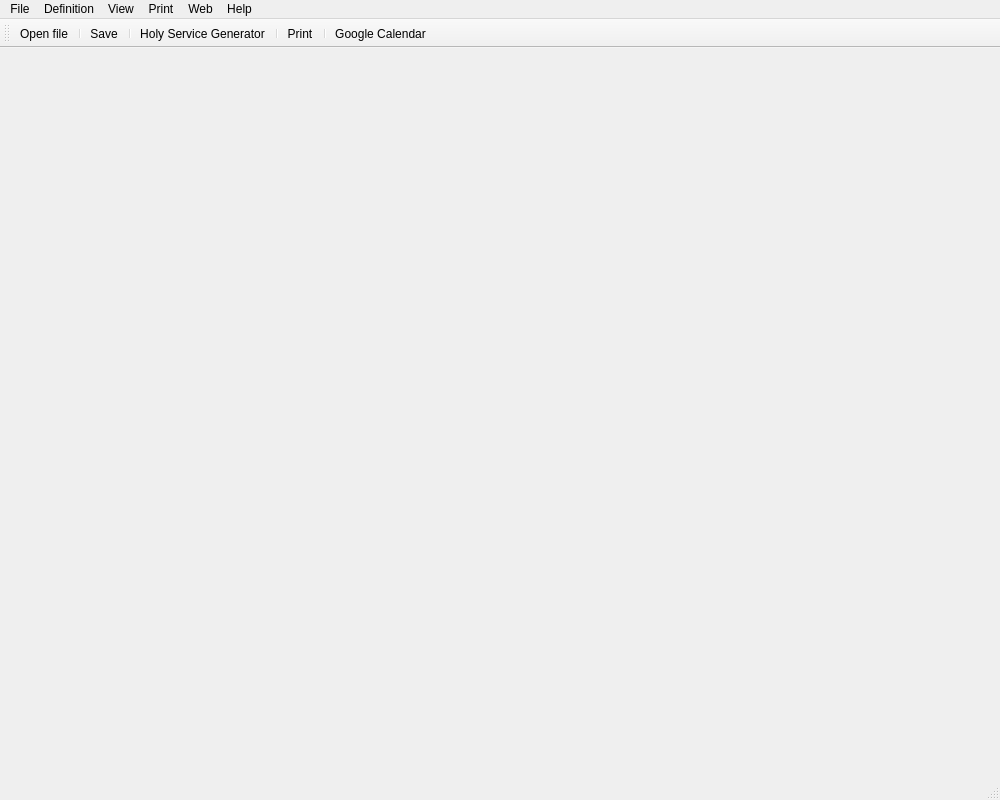
<?xml version="1.0" encoding="UTF-8"?>
<ui version="4.0">
 <author>Jan 'Kovis' Struhar</author>
 <class>HolyServicesMF</class>
 <widget class="QMainWindow" name="HolyServicesMF">
  <property name="geometry">
   <rect>
    <x>0</x>
    <y>0</y>
    <width>1000</width>
    <height>800</height>
   </rect>
  </property>
  <property name="windowTitle">
   <string>Holy Services</string>
  </property>
  <widget class="QWidget" name="centralwidget"/>
  <widget class="QMenuBar" name="menubar">
   <property name="geometry">
    <rect>
     <x>0</x>
     <y>0</y>
     <width>1000</width>
     <height>20</height>
    </rect>
   </property>
   <widget class="QMenu" name="menuHoly_service">
    <property name="title">
     <string>Definition</string>
    </property>
    <widget class="QMenu" name="menuService_assignment_criteria">
     <property name="title">
      <string>Service assignment criteria</string>
     </property>
     <addaction name="actionClient_assigned"/>
     <addaction name="actionIntention_is_filled"/>
    </widget>
    <addaction name="actionClients"/>
    <addaction name="actionPriests"/>
    <addaction name="actionChurches"/>
    <addaction name="actionChurch_Detail_Settings"/>
    <addaction name="actionHolidays"/>
    <addaction name="separator"/>
    <addaction name="menuService_assignment_criteria"/>
    <addaction name="separator"/>
    <addaction name="actionHoly_service_generator"/>
    <addaction name="separator"/>
    <addaction name="actionShift_Services_In_Time"/>
   </widget>
   <widget class="QMenu" name="menuPrint">
    <property name="title">
     <string>Print</string>
    </property>
    <addaction name="actionPrint"/>
    <addaction name="actionCount_up_stipendia"/>
   </widget>
   <widget class="QMenu" name="menuFile">
    <property name="title">
     <string>File</string>
    </property>
    <addaction name="actionNew_file"/>
    <addaction name="actionOpen_file"/>
    <addaction name="separator"/>
    <addaction name="actionSave_all"/>
    <addaction name="separator"/>
    <addaction name="actionDearchive"/>
    <addaction name="separator"/>
    <addaction name="actionImport_CSV"/>
    <addaction name="separator"/>
    <addaction name="actionExit"/>
   </widget>
   <widget class="QMenu" name="menuHelp">
    <property name="title">
     <string>Help</string>
    </property>
    <addaction name="actionHelp_index"/>
    <addaction name="actionAbout"/>
   </widget>
   <widget class="QMenu" name="menuWeb">
    <property name="title">
     <string>Web</string>
    </property>
    <addaction name="actionGoogle_Calendar"/>
   </widget>
   <widget class="QMenu" name="menuView">
    <property name="title">
     <string>View</string>
    </property>
    <addaction name="actionYearAtOnce"/>
    <addaction name="actionAsTrimesters"/>
   </widget>
   <addaction name="menuFile"/>
   <addaction name="menuHoly_service"/>
   <addaction name="menuView"/>
   <addaction name="menuPrint"/>
   <addaction name="menuWeb"/>
   <addaction name="menuHelp"/>
  </widget>
  <widget class="QStatusBar" name="statusbar"/>
  <widget class="QToolBar" name="toolBar">
   <property name="windowTitle">
    <string>Main toolbar</string>
   </property>
   <property name="orientation">
    <enum>Qt::Horizontal</enum>
   </property>
   <property name="toolButtonStyle">
    <enum>Qt::ToolButtonIconOnly</enum>
   </property>
   <attribute name="toolBarArea">
    <enum>TopToolBarArea</enum>
   </attribute>
   <attribute name="toolBarBreak">
    <bool>false</bool>
   </attribute>
   <addaction name="actionOpen_file"/>
   <addaction name="separator"/>
   <addaction name="actionSave_all"/>
   <addaction name="separator"/>
   <addaction name="actionHoly_service_generator"/>
   <addaction name="separator"/>
   <addaction name="actionPrint"/>
   <addaction name="separator"/>
   <addaction name="actionGoogle_Calendar"/>
  </widget>
  <action name="actionExit">
   <property name="icon">
    <iconset resource="HolyServices.qrc">
     <normaloff>:/images/exit.png</normaloff>:/images/exit.png</iconset>
   </property>
   <property name="text">
    <string>Exit</string>
   </property>
   <property name="toolTip">
    <string>Exit from the application</string>
   </property>
   <property name="menuRole">
    <enum>QAction::QuitRole</enum>
   </property>
  </action>
  <action name="actionPreferences">
   <property name="text">
    <string>Preferences ...</string>
   </property>
  </action>
  <action name="actionAbout">
   <property name="icon">
    <iconset resource="HolyServices.qrc">
     <normaloff>:/images/about.png</normaloff>:/images/about.png</iconset>
   </property>
   <property name="text">
    <string>About ...</string>
   </property>
   <property name="toolTip">
    <string>About application</string>
   </property>
  </action>
  <action name="actionClients">
   <property name="text">
    <string>Clients ...</string>
   </property>
   <property name="toolTip">
    <string>Client management</string>
   </property>
   <property name="statusTip">
    <string>Maintain list of holy service clients</string>
   </property>
  </action>
  <action name="actionPriests">
   <property name="text">
    <string>Priests ...</string>
   </property>
   <property name="toolTip">
    <string>Priest management</string>
   </property>
   <property name="statusTip">
    <string>Maintain list of priests in your parish</string>
   </property>
  </action>
  <action name="actionChurches">
   <property name="text">
    <string>Churches ...</string>
   </property>
   <property name="toolTip">
    <string>Churches management</string>
   </property>
   <property name="statusTip">
    <string>Maintain list of churches in your parish</string>
   </property>
  </action>
  <action name="actionHoly_service_generator">
   <property name="enabled">
    <bool>true</bool>
   </property>
   <property name="icon">
    <iconset resource="HolyServices.qrc">
     <normaloff>:/images/exec.png</normaloff>:/images/exec.png</iconset>
   </property>
   <property name="text">
    <string>Holy Service Generator ...</string>
   </property>
   <property name="toolTip">
    <string>Generate holy services in regular interval</string>
   </property>
   <property name="statusTip">
    <string>Generator lets you create regularly repeated holy services</string>
   </property>
  </action>
  <action name="actionChronological_for_current_year">
   <property name="enabled">
    <bool>false</bool>
   </property>
   <property name="text">
    <string>Chronological for current year</string>
   </property>
  </action>
  <action name="actionSave_all">
   <property name="icon">
    <iconset resource="HolyServices.qrc">
     <normaloff>:/images/save_all.png</normaloff>:/images/save_all.png</iconset>
   </property>
   <property name="text">
    <string>Save</string>
   </property>
   <property name="iconText">
    <string>Save</string>
   </property>
   <property name="toolTip">
    <string>Save all modified objects, happens automatically on program exit</string>
   </property>
   <property name="statusTip">
    <string>Save all modified objects, happens automatically on program exit</string>
   </property>
   <property name="shortcut">
    <string>Ctrl+S</string>
   </property>
   <property name="shortcutContext">
    <enum>Qt::WidgetShortcut</enum>
   </property>
  </action>
  <action name="actionPrint">
   <property name="icon">
    <iconset resource="HolyServices.qrc">
     <normaloff>:/images/printer.png</normaloff>:/images/printer.png</iconset>
   </property>
   <property name="text">
    <string>Print ...</string>
   </property>
   <property name="toolTip">
    <string>Export holy services to browser or spreadsheet</string>
   </property>
   <property name="statusTip">
    <string>Export holy services to browser or spreadsheet</string>
   </property>
   <property name="shortcut">
    <string>Ctrl+P</string>
   </property>
  </action>
  <action name="actionHelp_index">
   <property name="icon">
    <iconset resource="HolyServices.qrc">
     <normaloff>:/images/help.png</normaloff>:/images/help.png</iconset>
   </property>
   <property name="text">
    <string>Help index</string>
   </property>
   <property name="toolTip">
    <string>Overview of documentation</string>
   </property>
   <property name="statusTip">
    <string>Shows overview documentation</string>
   </property>
   <property name="shortcut">
    <string>F1</string>
   </property>
  </action>
  <action name="actionNew_file">
   <property name="icon">
    <iconset resource="HolyServices.qrc">
     <normaloff>:/images/filenew.png</normaloff>:/images/filenew.png</iconset>
   </property>
   <property name="text">
    <string>New file ...</string>
   </property>
   <property name="statusTip">
    <string>Lets you create new file with holy services</string>
   </property>
   <property name="shortcut">
    <string>Ctrl+N</string>
   </property>
  </action>
  <action name="actionOpen_file">
   <property name="icon">
    <iconset resource="HolyServices.qrc">
     <normaloff>:/images/fileopen.png</normaloff>:/images/fileopen.png</iconset>
   </property>
   <property name="text">
    <string>Open file ...</string>
   </property>
   <property name="statusTip">
    <string>Load and display holy services from a file</string>
   </property>
   <property name="shortcut">
    <string>Ctrl+O</string>
   </property>
  </action>
  <action name="actionChurch_Detail_Settings">
   <property name="icon">
    <iconset resource="HolyServices.qrc">
     <normaloff>:/images/holy_services32.png</normaloff>:/images/holy_services32.png</iconset>
   </property>
   <property name="text">
    <string>Church Detail Settings...</string>
   </property>
   <property name="toolTip">
    <string>Detailed settings about the churches</string>
   </property>
  </action>
  <action name="actionDearchive">
   <property name="text">
    <string>Dearchive ...</string>
   </property>
   <property name="toolTip">
    <string>Restore archived data file of HolyServices</string>
   </property>
  </action>
  <action name="actionHolidays">
   <property name="text">
    <string>Holidays ...</string>
   </property>
   <property name="toolTip">
    <string>Local holiday definition</string>
   </property>
  </action>
  <action name="actionCount_up_stipendia">
   <property name="icon">
    <iconset resource="HolyServices.qrc">
     <normaloff>:/images/math_sum.png</normaloff>:/images/math_sum.png</iconset>
   </property>
   <property name="text">
    <string>Count up stipendia ...</string>
   </property>
  </action>
  <action name="actionShift_Services_In_Time">
   <property name="text">
    <string>Shift Services In Time...</string>
   </property>
  </action>
  <action name="actionGoogle_Calendar">
   <property name="icon">
    <iconset resource="HolyServices.qrc">
     <normaloff>:/images/kontact_date.png</normaloff>:/images/kontact_date.png</iconset>
   </property>
   <property name="text">
    <string>Google Calendar...</string>
   </property>
  </action>
  <action name="actionClient_assigned">
   <property name="checkable">
    <bool>true</bool>
   </property>
   <property name="text">
    <string>Client is assigned</string>
   </property>
  </action>
  <action name="actionIntention_is_filled">
   <property name="checkable">
    <bool>true</bool>
   </property>
   <property name="text">
    <string>Intention is filled</string>
   </property>
  </action>
  <action name="actionImport_CSV">
   <property name="text">
    <string>Import CSV...</string>
   </property>
   <property name="toolTip">
    <string>Import fixed format CSV file</string>
   </property>
  </action>
  <action name="actionYearAtOnce">
   <property name="checkable">
    <bool>true</bool>
   </property>
   <property name="checked">
    <bool>true</bool>
   </property>
   <property name="text">
    <string>Year at once</string>
   </property>
   <property name="toolTip">
    <string>Display entire year at once</string>
   </property>
  </action>
  <action name="actionAsTrimesters">
   <property name="checkable">
    <bool>true</bool>
   </property>
   <property name="text">
    <string>As trimesters</string>
   </property>
   <property name="toolTip">
    <string>Display only three months at once</string>
   </property>
  </action>
 </widget>
 <layoutdefault spacing="6" margin="9"/>
 <resources>
  <include location="HolyServices.qrc"/>
 </resources>
 <connections/>
</ui>
